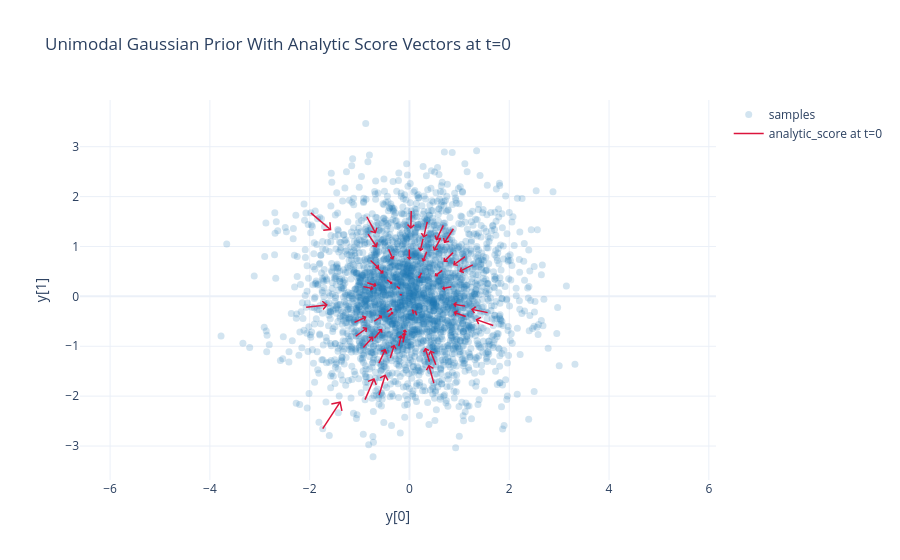

The notebook cell this image was saved under:
### Code cell
from src.priors.utils import plot_prior_with_scores

sample_count = 3000
subset_size = 50

unimodal_samples = unimodal_prior.sample(batch_size=sample_count)
unimodal_indices = torch.randperm(unimodal_samples.shape[0])[:subset_size]
unimodal_subset = unimodal_samples[unimodal_indices]
unimodal_scores = unimodal_prior.analytic_score(
    y_t=unimodal_subset,
    t=torch.zeros(subset_size),
)

fig = plot_prior_with_scores(
    samples=unimodal_samples,
    anchor_samples=unimodal_subset,
    scores=unimodal_scores,
    title="Unimodal Gaussian Prior With Analytic Score Vectors at t=0",
    sample_trace_name="samples",
    arrow_trace_name="analytic_score at t=0",
    sample_color="rgb(31, 119, 180)",
    alpha=0.2,
    arrow_color="crimson",
    arrow_scale=0.2,
)
fig.show()

### Figure 1 — Plotly figure (JSON) as saved in the notebook; plotly's stock layout.template omitted (floating-point values rounded to 4 significant figures; data arrays with more than 128 entries replaced by an {"elided": "..."} marker saying what was removed)
{"data": [{"hovertemplate": "x=%{x:.3f}<br>y=%{y:.3f}<extra></extra>", "marker": {"color": "rgb(31, 119, 180)", "opacity": 0.2, "size": 7}, "mode": "markers", "name": "samples", "type": "scatter", "x": {"elided": "3000 float values"}, "y": {"elided": "3000 float values"}}, {"hoverinfo": "skip", "line": {"color": "crimson", "width": 1.5}, "mode": "lines", "name": "analytic_score at t=0", "type": "scatter", "x": {"elided": "350 float values"}, "y": {"elided": "350 float values"}}, {"customdata": [[1.059], [0.9445], [1.295], [0.5879], [1.341], [2.082], [1.09], [0.5491], [1.777], [0.5284], [1.32], [0.8901], [1.379], [0.8612], [0.9568], [0.8566], [0.5557], [1.371], [2.253], [0.4027], [0.3593], [3.17], [1.219], [0.8635], [1.183], [1.47], [1.417], [1.6], [0.3247], [1.534], [1.133], [0.1994], [0.8924], [1.712], [1.811], [0.9316], [1.615], [1.198], [1.032], [1.499], [2.591], [1.575], [1.471], [1.238], [1.806], [1.018], [0.8377], [2.067], [0.9375], [1.37]], "hovertemplate": "anchor=(%{x:.3f}, %{y:.3f})<br>|analytic_score|=%{customdata[0]:.3f}<extra></extra>", "marker": {"color": "crimson", "opacity": 0, "size": 8}, "mode": "markers", "name": "analytic_score at t=0", "showlegend": false, "type": "scatter", "x": [-0.7792, -0.9241, -0.3849, -0.424, -1.077, -2.071, -0.7014, -0.4526, 1.679, 0.2411, 0.6234, -0.8468, -0.9246, 0.839, 0.3451, -0.1135, -0.4476, 0.3998, -0.8902, 0.1443, 0.08055, -1.738, -1.101, -0.7048, 0.2726, -0.6105, 1.269, 1.567, -0.2549, 0.3564, 1.116, -0.1961, -0.6692, 0.03474, -0.8548, -0.1272, 0.8799, 1.128, -0.418, -0.8287, -1.977, 0.6788, 0.5284, 0.8732, 0.4878, -0.2136, 0.6557, -0.6083, -0.004316, 1.116], "y": [0.7177, 0.1953, -1.237, -0.4072, -0.7994, -0.2159, -0.8338, -0.311, -0.5823, 0.4703, 1.163, 0.2743, -1.023, 0.1944, 0.8924, -0.8491, 0.3294, -1.312, -2.07, -0.3759, -0.3502, -2.651, -0.5225, -0.4988, 1.151, -1.337, 0.6307, -0.3262, 0.2011, 1.492, -0.1957, 0.03625, 0.5904, 1.712, 1.596, -0.9228, 1.355, -0.4033, 0.9437, 1.249, 1.674, 1.422, -1.373, 0.8771, -1.739, -0.9951, 0.5213, -1.976, 0.9375, 0.7952]}], "layout": {"title": {"text": "Unimodal Gaussian Prior With Analytic Score Vectors at t=0"}, "xaxis": {"title": {"text": "y[0]"}}, "yaxis": {"scaleanchor": "x", "scaleratio": 1, "title": {"text": "y[1]"}}}}
